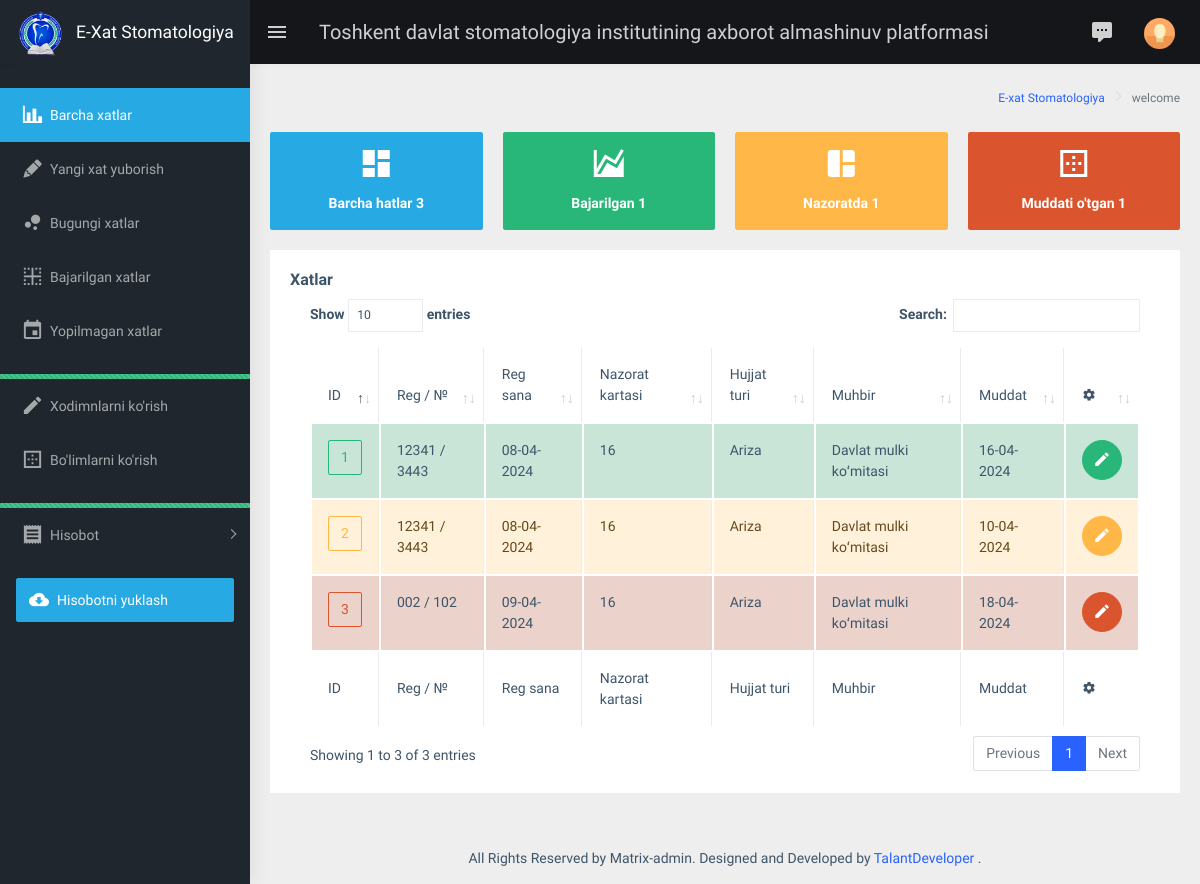
Page /welcome/ (signed in) on the earlier database version.
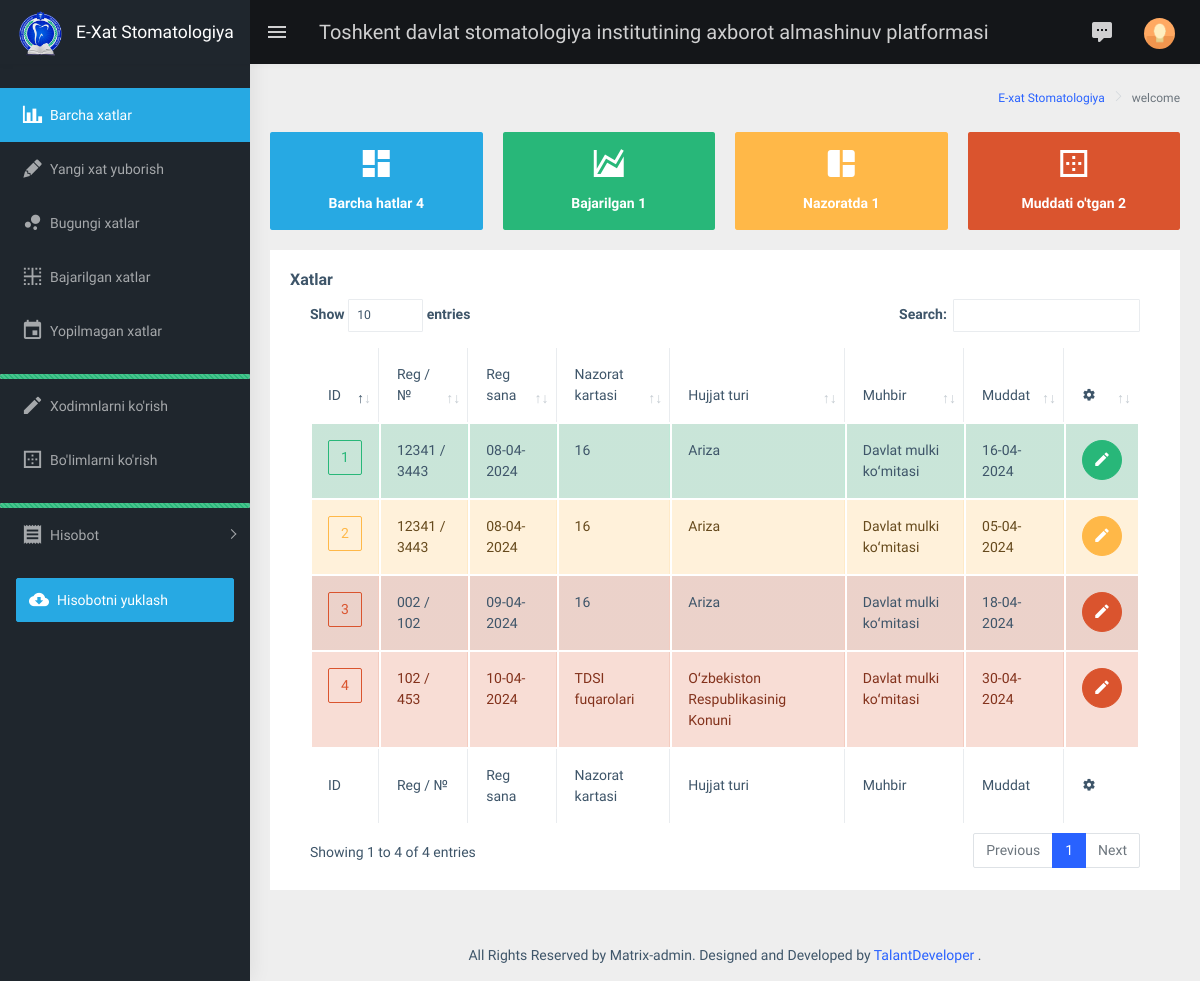
Same page on the later database version.
### main/models.py (models this page shows, shortened)
class Manager(models.Model):
    centers = models.ManyToManyField(Center, verbose_name="Markazlar")
    letter = models.ForeignKey(Letter, on_delete=models.SET_NULL, null=True, verbose_name="Xat")
    check_file = models.ForeignKey(CheckFile, on_delete=models.SET_NULL, null=True, verbose_name="So'rov file")
    control_file = models.ForeignKey(ControlFile, on_delete=models.SET_NULL, null=True, blank=True, verbose_name="Javob file")
    lifetime = models.DateField(verbose_name="Muddat")
    control = models.BooleanField(default=False, verbose_name="Tasdiqlash")
    @property
    def time_off(self):
        if not self.control_file and self.lifetime < datetime.now().date():
            return True
        else:
            return False
    @property
    def check_control(self):
        if self.control:
            return True
        else:
            return False
    @property
    def controlled(self):
        if not self.control and self.control_file:
            return True
        else:
            return False

class Letter(models.Model):
    control_card = models.ForeignKey(ControlCard, on_delete=models.SET_NULL, null=True, verbose_name="Nazorat Kartasi")
    group = models.ForeignKey(Group, on_delete=models.SET_NULL, null=True, verbose_name="Guruh")
    reporter = models.ForeignKey(Reporter, on_delete=models.SET_NULL, null=True, verbose_name="Muxbir")
    document_type = models.ForeignKey(DocumentType, on_delete=models.SET_NULL, null=True, verbose_name="Hujjat turi")
    registration_date = models.DateField(verbose_name="Ro'yhatga olingan sana")
    registration_number = models.CharField(max_length=150, verbose_name="Ro'yhatga olingan raqam")
    document_number = models.CharField(max_length=150, verbose_name="Hujjat raqami")
    document_date = models.DateField(verbose_name="Hujjat sanasi")
    summary = models.TextField(verbose_name="Xulosa", null=True, blank=True)
    control = models.BooleanField(default=False, verbose_name="Boshqaruv")
    resolution = models.TextField(verbose_name="Rezolutsiya", null=True, blank=True)
    auth_resolution = models.ForeignKey(AuthorResolution, on_delete=models.SET_NULL, null=True,
                                        verbose_name="Qaror muallifi")
    type_solution = models.ForeignKey(TypeSolution, on_delete=models.SET_NULL, null=True, verbose_name="Yechim turi")
    create_at = models.DateTimeField(auto_now_add=True, verbose_name="Yaratilgan vaqt")
    update_at = models.DateTimeField(auto_now=True, verbose_name="O'zgartirilgan vaqt")

class ControlCard(models.Model):  # Тип РКК
    name = models.CharField(max_length=256, verbose_name="Nazorat kartasi turi")
    create_at = models.DateTimeField(auto_now_add=True, verbose_name="Yaratilgan vaqt")
    update_at = models.DateTimeField(auto_now=True, verbose_name="O'zgartirilgan vaqt")
    def __str__(self):
        return f"{self.name}"

class DocumentType(models.Model):  # Тип документа Hujjat turi
    name = models.CharField(max_length=255, verbose_name="Hujjat turi")
    create_at = models.DateTimeField(auto_now_add=True, verbose_name="Yaratilgan vaqt")
    update_at = models.DateTimeField(auto_now=True, verbose_name="O'zgartirilgan vaqt")
    def __str__(self):
        return f"{self.name}"

class Reporter(models.Model):  # Корреспондент Muhbir
    name = models.CharField(max_length=255, verbose_name="Muhbir")
    create_at = models.DateTimeField(auto_now_add=True, verbose_name="Yaratilgan vaqt")
    update_at = models.DateTimeField(auto_now=True, verbose_name="O'zgartirilgan vaqt")
    def __str__(self):
        return f"{self.name}"

### main/views.py (the view)
# urls.py: path('welcome/', views.welcome, name='welcome'),
@login_required
def welcome(request):
    content = content_need(request)
    return render(request, 'main/welcome.html', context=content)

### main/models.py (called while the page is built)
    def __str__(self):
        return f"{self.name}"

    def user_is_status(self):
        return self.user.is_superuser

### templates/main/welcome.html (shortened to what the changed rows need)
{% extends 'base.html' %}
{% block content %}
    <div class="page-wrapper">
        <div class="container-fluid">
            <div class="row">
                <div class="col-md-6 col-lg-3 col-xlg-3">
                    <div class="card card-hover">
                        <div class="box bg-cyan text-center">
                            <h1 class="font-light text-white">
                                <i class="mdi mdi-view-dashboard"></i>
                            </h1>
                            <h6 class="text-white">Barcha hatlar {{ jami }}</h6>
                        </div>
                    </div>
                </div>
                <div class="col-md-6 col-lg-3 col-xlg-3">
                    <div class="card card-hover">
                        <div class="box bg-success text-center">
                            <h1 class="font-light text-white">
                                <i class="mdi mdi-chart-areaspline"></i>
                            </h1>
                        </div>
                    </div>
                </div>
                <div class="col-md-6 col-lg-3 col-xlg-3">
                    <div class="card card-hover">
                        <div class="box bg-warning text-center">
                            <h1 class="font-light text-white">
                                <i class="mdi mdi-collage"></i>
                            </h1>
                        </div>
                    </div>
                </div>
                <div class="col-md-6 col-lg-3 col-xlg-3">
                    <div class="card card-hover">
                        <div class="box bg-danger text-center">
                            <h1 class="font-light text-white">
                                <i class="mdi mdi-border-outside"></i>
                            </h1>
                            <h6 class="text-white">Muddati o'tgan {{ muddati_utgan }}</h6>
                        </div>
                    </div>
                </div>
            </div>
            <div class="row">
                <div class="col-12">
                    <div class="card">
                        <div class="card-body">
                            <h5 class="card-title">Xatlar</h5>
                            <div class="table-responsive">
                                <table id="zero_config" class="table table-striped table-bordered">
                                    <thead>
                                    <tr>
                                        <th>ID</th>
                                        <th>Reg / №</th>
                                        <th>Reg sana</th>
                                        <th>Nazorat kartasi</th>
                                        <th>Hujjat turi</th>
                                        <th>Muhbir</th>
                                        <th>Muddat</th>
                                        <th><i class="mdi mdi-settings fs-8"></i></th>
                                    </tr>
                                    </thead>
                                    <tbody>
                                    {% for manager in managers %}
                                        {% if manager.check_control %}
                                            <tr class="alert alert-success">
                                                <td>
                                                    <a href="{% url 'main:manager-view' manager.id %}">
                                                    <span class="btn btn-outline-success d-flex align-items-center justify-content-center ">
                                                        {{ manager.id }}
                                                    </span>
                                                    </a>
                                                </td>
                                                <td>{{ manager.letter.registration_number }}
                                                    / {{ manager.letter.document_number }}</td>
                                                <td>{{ manager.letter.registration_date|date:'d-m-Y' }}</td>
                                                <td>{{ manager.letter.control_card }}</td>
                                                <td>{{ manager.letter.document_type }}</td>
                                                <td>{{ manager.letter.reporter }}</td>
                                                <td>{{ manager.lifetime|date:'d-m-Y' }}
                                                </td>
                                                <td>
                                                    <a href="{% url 'main:welcome' %}">
                                                    <span class="btn btn-success btn-circle d-flex align-items-center justify-content-center ">
                                                        <i class="mdi mdi-pencil text-white fs-4"></i>
                                                    </span>
                                                    </a>
                                                </td>
                                            </tr>
                                        {% elif manager.time_off %}
                                            <tr class="alert alert-danger">
                                                <td>
                                                    <a href="{% url 'main:manager-view' manager.id %}">
                                                    <span class="btn btn-outline-danger d-flex align-items-center justify-content-center ">
                                                        {{ manager.id }}
                                                    </span>
                                                    </a>
                                                </td>
                                                <td>{{ manager.letter.registration_number }}
                                                    / {{ manager.letter.document_number }}</td>
                                                <td>{{ manager.letter.registration_date|date:'d-m-Y' }}</td>
                                                <td>{{ manager.letter.control_card }}</td>
                                                <td>{{ manager.letter.document_type }}</td>
                                                <td>{{ manager.letter.reporter }}</td>
                                                <td>{{ manager.lifetime|date:'d-m-Y' }}
                                                </td>
                                                <td>
                                                    <a href="{% url 'main:manager-view' manager.id %}">
                                                    <span class="btn btn-danger btn-circle d-flex align-items-center justify-content-center ">
                                                        <i class="mdi mdi-pencil text-white fs-4"></i>
                                                    </span>
                                                    </a>
                                                </td>
                                            </tr>
                                        {% elif manager.controlled %}
                                            <tr class="alert alert-warning">
                                                <td>
                                                    <a href="{% url 'main:manager-view' manager.id %}">
                                                    <span class="btn btn-outline-warning d-flex align-items-center justify-content-center ">
                                                        {{ manager.id }}
                                                    </span>
                                                    </a>
                                                </td>
                                                <td>{{ manager.letter.registration_number }}
                                                    / {{ manager.letter.document_number }}</td>
                                                <td>{{ manager.letter.registration_date|date:'d-m-Y' }}</td>
                                                <td>{{ manager.letter.control_card }}</td>
                                                <td>{{ manager.letter.document_type }}</td>
                                                <td>{{ manager.letter.reporter }}</td>
                                                <td>{{ manager.lifetime|date:'d-m-Y' }}
                                                </td>
                                                <td>
                                                    <a href="{% url 'main:manager-view' manager.id %}">
                                                    <span class="btn btn-warning btn-circle d-flex align-items-center justify-content-center ">
                                                        <i class="mdi mdi-pencil text-white fs-4"></i>
                                                    </span>
                                                    </a>
                                                </td>
                                            </tr>
                                        {% endif %}
                                    {% empty %}
                                        <td valign="top" colspan="8" class="dataTables_empty">
                                            Jadvalda ma'lumotlar mavjud emas
                                        </td>
                                    {% endfor %}
                                    </tbody>
                                    <tfoot>
                                    <tr>
                                        <th>ID</th>
                                        <th>Reg / №</th>
                                        <th>Reg sana</th>
                                        <th>Nazorat kartasi</th>
                                        <th>Hujjat turi</th>
                                        <th>Muhbir</th>
                                        <th>Muddat</th>
                                        <th><i class="mdi mdi-settings fs-8"></i></th>
                                    </tr>
                                    </tfoot>
                                </table>
                            </div>
                        </div>
                    </div>
                </div>
            </div>
        </div>
    </div>
{% endblock %}

Differences in the rows shown:
changed Manager id 2: lifetime "10-04-2024" → "05-04-2024"
added Manager: id "4", letter.registration_number "102", letter.document_number "453", letter.registration_date "10-04-2024", letter.control_card "TDSI fuqarolari", letter.document_type "Oʻzbekiston Respublikasinig Konuni", letter.reporter "Davlat mulki koʻmitasi", lifetime "30-04-2024"
Other differences:
{{ jami }}: "3" → "4"
{{ muddati_utgan }}: "1" → "2"
text written by a page script: "Show entries Search: Showing 1 to 3 of 3 entries Previous 1 Next" → "Show entries Search: Showing 1 to 4 of 4 entries Previous 1 Next"
